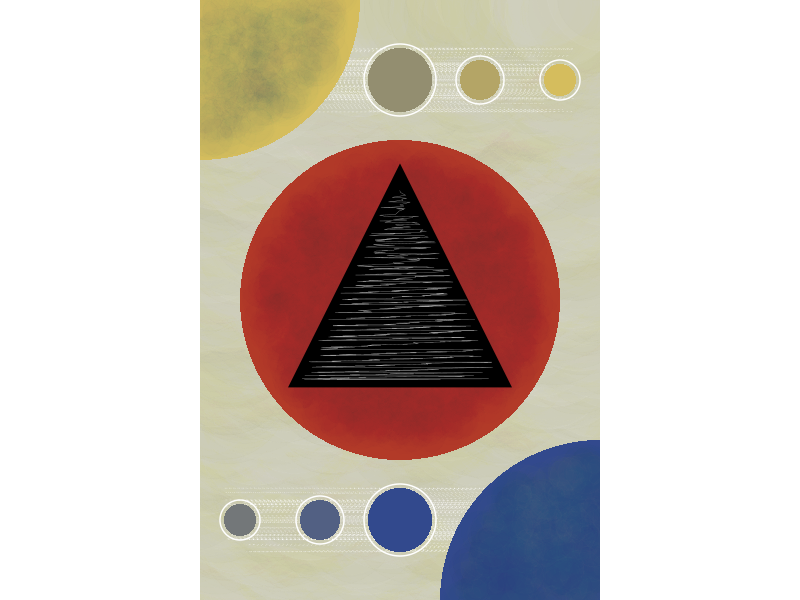
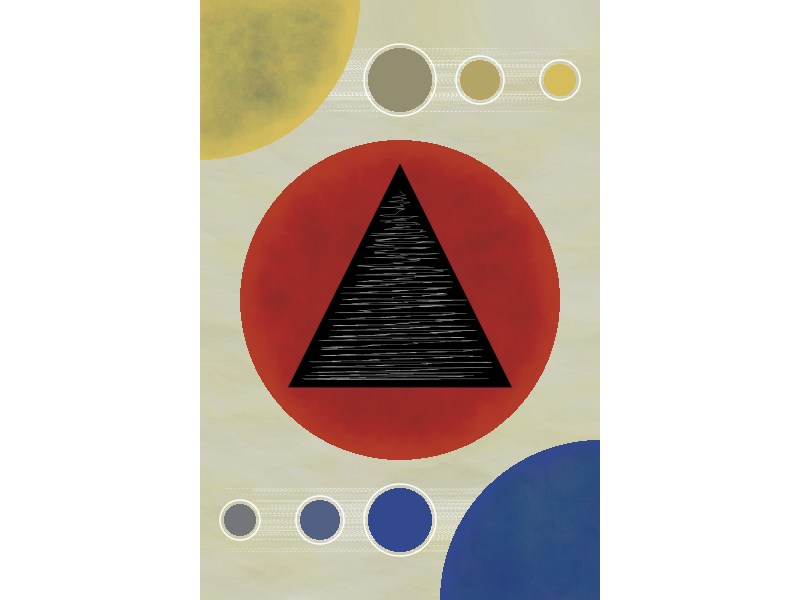

Here is the R script that generated these plots, in order:
library(tidyverse)

background <- "#F7F5EB"

texture <- tibble(x = seq(0,10, length = 100),
                  y = seq(0,15, length = 100)) |>
  expand.grid()

theta <- seq(0,2*pi, length = 100)

main_piece <- tibble(x = (cos(theta) * 4) + 5,
                     y = (sin(theta) * 4) + 7.5,
                     group = "circle",
                     fill = "#B23A28")

main_piece_text_shell <- tibble(x = (cos(theta) * 3.5) + 5,
                     y = (sin(theta) * 3.5) + 7.5)

main_texture <- texture |>
  mutate(x = jitter(x, amount = .4),
         y = jitter(y, amount = .4),
         logic = sp::point.in.polygon(x,y, main_piece_text_shell$x, main_piece_text_shell$y)) |>
  filter(logic == 1)

tri_main <- tibble(x = c(2.5,7.5,5,2.5),
                   y = c(5.5,5.5,10.5,5.5)) 

tri_texture <- texture |>
  mutate(x = jitter(x, amount = .4),
         y = jitter(y, amount = .4),
         logic = sp::point.in.polygon(x,y, tri_main$x, tri_main$y)) |>
  filter(logic == 1)

right_circle <- tibble(x = (cos(theta) * 4) + 10,
                       y = (sin(theta) * 4),
                       group = "circle",
                       fill = "#32498D")

left_circle <- tibble(x = (cos(theta) * 4),
                       y = (sin(theta) * 4 + 15),
                       group = "circle",
                       fill = "#D5BD5D")

left_shell <- tibble(x = (cos(theta) * 3.5),
                     y = (sin(theta) * 3.5 + 15))
  
left_texture <- texture |>
  mutate(x = jitter(x, amount = .4),
         y = jitter(y, amount = .4),
         logic = sp::point.in.polygon(x,y, left_shell$x, left_shell$y)) |>
  filter(logic == 1)

right_shell <- tibble(x = (cos(theta) * 3.5 + 10),
                     y = (sin(theta) * 3.5))

right_texture <- texture |>
  mutate(x = jitter(x, amount = .4),
         y = jitter(y, amount = .4),
         logic = sp::point.in.polygon(x,y, right_shell$x, right_shell$y)) |>
  filter(logic == 1)

radis <- c(.8,.5,.4,.8,.5,.4)
borders <- radis + .1
xs <- c(5,3,1,5,7,9)
ys <- c(rep(2,3), rep(13,3))
colors_circles <- colorRampPalette(c("#32498D", "#D5BD5D"))(6)

circle_opts <- list(radis,
                    borders,
                    xs,
                    ys,
                    colors_circles)

blue_circles <- pmap_df(circle_opts, ~tibble(x = (cos(theta)*..1) + ..3,
                                             y = (sin(theta)*..1) + ..4,
                                             fill = ..5,
                                             group = paste0("group_",..5)))


border_circles <- pmap_df(circle_opts, ~tibble(x = (cos(theta)*..2) + ..3,
                                               y = (sin(theta)*..2) + ..4,
                                               color = "#ffffff",
                                               group = paste0("group_",..5,"circle")))



texture |>
  ggplot(aes(x,y))+
  theme_void()+
  theme(plot.background = element_rect(fill = background))+
  geom_point(color = sample(colorRampPalette(c("#EAE0DA","#B7B78A","#F7F5EB"))(10),nrow(texture), replace = TRUE),
             position = position_jitter(width = .6, height = .5),
             size = sample(seq(25,45, length = nrow(texture))),
             alpha = .05)+
  geom_polygon(data = blue_circles, aes(sample(x), sort(y), group = group), fill = NA, color = "white", linetype = 3, size = .1, alpha = .3)+
  geom_polygon(data = main_piece, aes(group = group), fill = main_piece$fill)+
  geom_point(data = main_texture,
             color = sample(colorRampPalette(c("#B23A28","#5C1F15","#BF5836"))(10),nrow(main_texture), replace = TRUE),
             size = sample(seq(2,15, length = nrow(main_texture))),
             alpha = .01)+
  geom_polygon(data = tri_main, fill = "#000000", color = "#000000", size = 5, linejoin = "mitre")+
  geom_path(data = tri_texture, aes(x,sort(y)), color = "#ffffff", alpha = .7, size = .1)+
  geom_polygon(data = right_circle, aes(group = group), fill = right_circle$fill)+
  geom_polygon(data = left_circle, aes(group = group), fill = left_circle$fill)+
  geom_point(data = left_texture,
             color = sample(colorRampPalette(c("#D5BD5D","#649D7A","#377B70", "#32498D"))(10),nrow(left_texture), replace = TRUE),
             size = sample(seq(2,15, length = nrow(left_texture))),
             alpha = .01)+
  geom_point(data = right_texture,
             color = sample(colorRampPalette(rev(c("#D5BD5D","#649D7A","#377B70", "#32498D")))(10),nrow(right_texture), replace = TRUE),
             size = sample(seq(2,15, length = nrow(right_texture))),
             alpha = .01)+
  geom_polygon(data = blue_circles, aes(group = group), fill = blue_circles$fill)+
  geom_polygon(data = border_circles, aes(group = group), color = border_circles$color, fill = NA)+
  coord_equal(expand = FALSE, xlim = c(0,10), ylim = c(0,15))
  
ggsave("day 27.png",
       device = "png",
       dpi = 300,
       bg = "transparent")
